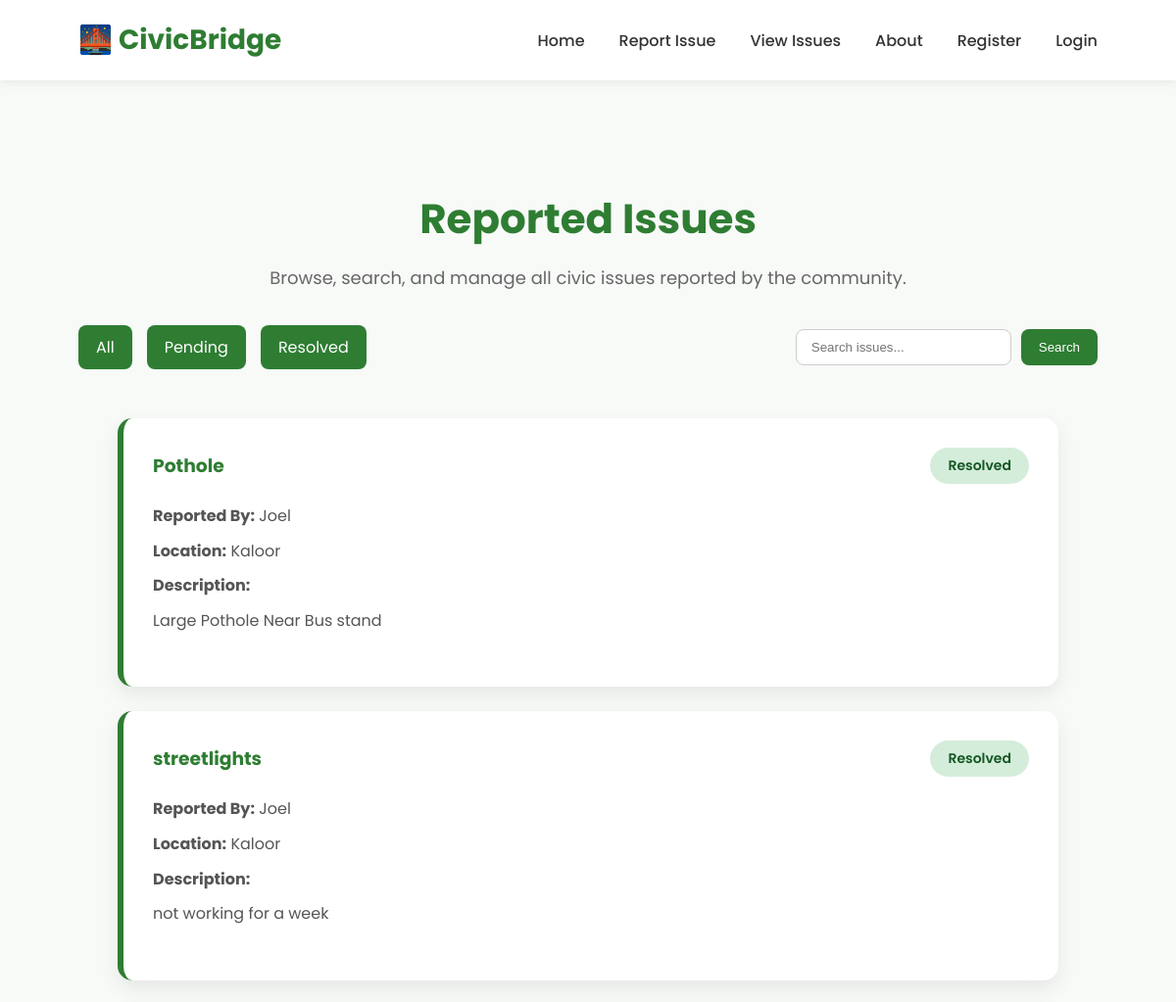
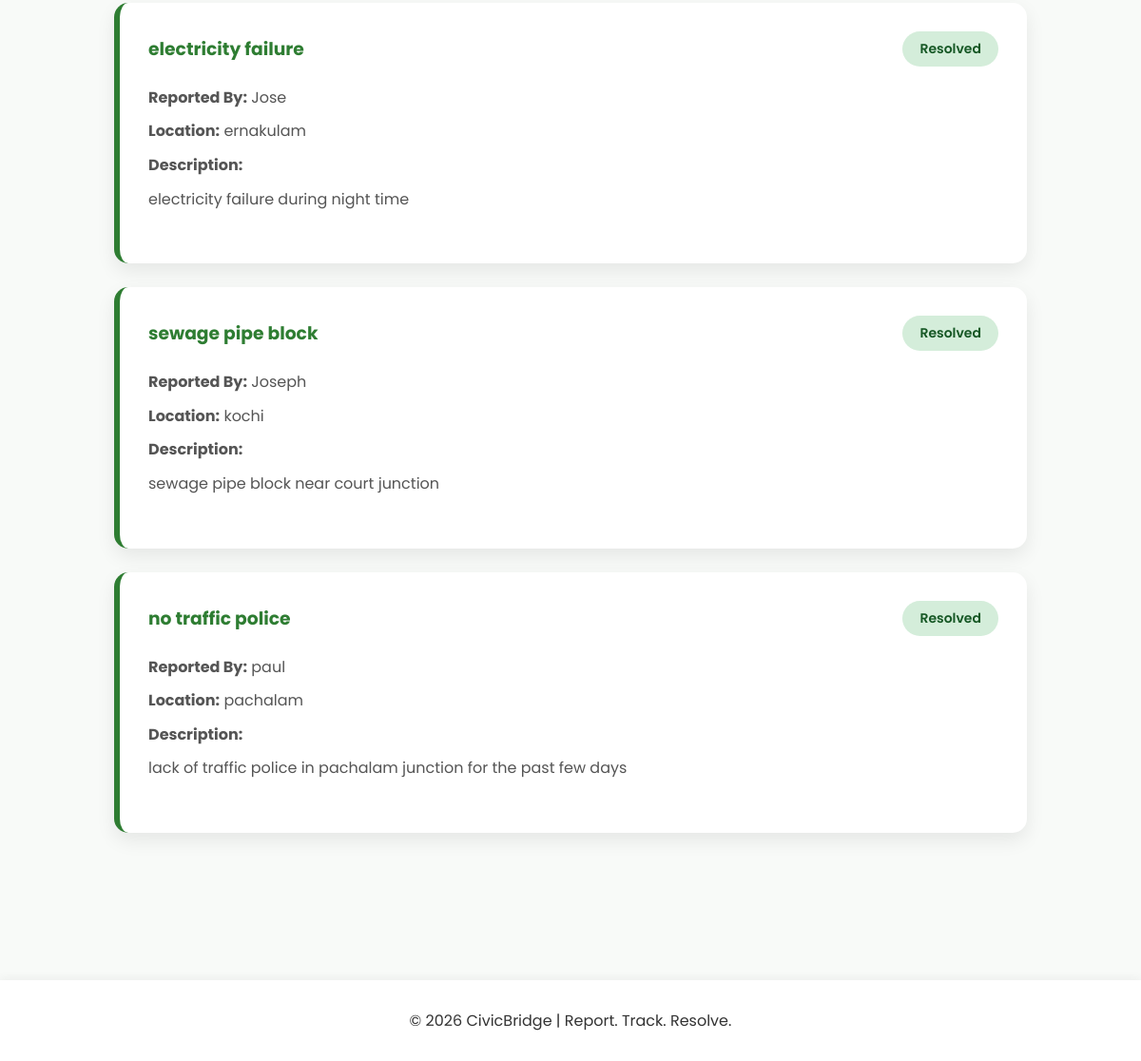
Page /issues?status=Resolved on the committed database (2 pictures, top to bottom).
### tables this page shows
CREATE TABLE reports (
    id INTEGER PRIMARY KEY AUTOINCREMENT,
    name TEXT,
    location TEXT,
    title TEXT,
    description TEXT
, status TEXT, username TEXT);

### app/app.py (the view)
@app.route("/issues")
def issues():
    conn = sqlite3.connect("civicbridge.db")
    cursor=conn.cursor()
    status=request.args.get("status")
    search=request.args.get("search")
    if search:
        cursor.execute(
            "SELECT * FROM reports WHERE title LIKE ?",
            (f"%{search}%",)
        )
    elif status:
        cursor.execute(
            "SELECT * FROM reports WHERE status=?",
            (status,)
        )
    else:
        cursor.execute("SELECT * from reports")
    reports=cursor.fetchall()
    conn.close()
    return render_template("issues.html", reports=reports)

### app/templates/issues.html (shortened to what this page needs)
{% extends "base.html" %}
{% block content %}
<section class="issues-header">
    <h1>Reported Issues</h1>
    <p>
        Browse, search, and manage all civic issues reported by the community.
    </p>
    <div class="filter-bar">
        <div class="filter-links">
            <a href="/issues">All</a>
            <a href="/issues?status=Pending">Pending</a>
            <a href="/issues?status=Resolved">Resolved</a>
        </div>
        <form method="get" action="/issues" class="search-form">
            <input
                type="text"
                name="search"
                placeholder="Search issues..."
                value="{{ request.args.get('search', '') }}"
            >
            <button type="submit">
                Search
            </button>
        </form>
    </div>
</section>
<div class="issues-container">
{% if reports %}
    {% for report in reports %}
    <div class="issue-card">
        <div class="issue-top">
            <h3>{{ report[3] }}</h3>
            {% if report[5] == "Resolved" %}
                <span class="status resolved">
                    Resolved
                </span>
            {% else %}
                <span class="status pending">
                    Pending
                </span>
            {% endif %}
        </div>
        <p><strong>Reported By:</strong> {{ report[1] }}</p>
        <p><strong>Location:</strong> {{ report[2] }}</p>
        <p><strong>Description:</strong></p>
        <p>{{ report[4] }}</p>
    </div>
    {% endfor %}
{% endif %}
</div>
{% endblock %}

### app/static/style.css (style rules this page uses)
* { margin:0; padding:0; box-sizing:border-box; }
body { font-family:'Poppins',sans-serif; background:#f8faf8; color:#333; }
.status { display:inline-block; padding:8px 18px; border-radius:30px; font-size:14px; font-weight:600; }
.resolved { background:#d4edda; color:#155724; }
.issues-header { padding:60px 0 30px; text-align:center; }
.issues-header h1 { font-size:42px; color:#2e7d32; margin-bottom:15px; }
.issues-header p { color:#666; font-size:18px; margin-bottom:35px; }
.filter-bar { display:flex; justify-content:space-between; align-items:center; flex-wrap:wrap; gap:20px; }
.filter-links { display:flex; gap:15px; }
.filter-links a { text-decoration:none; background:#2e7d32; color:white; padding:10px 18px; border-radius:8px; transition:0.3s; }
.search-form { display:flex; gap:10px; }
.search-form input { padding:10px 15px; border:1px solid #ccc; border-radius:8px; width:220px; }
.search-form button { background:#2e7d32; color:white; border:none; padding:10px 18px; border-radius:8px; cursor:pointer; transition:0.3s; }
.issue-card { background:white; padding:30px; border-radius:15px; border-left:6px solid #2e7d32; box-shadow:0 8px 20px rgba(0,0,0,0.08); margin-bottom:25px; transition:0.3s; }
.issue-top { display:flex; justify-content:space-between; align-items:center; margin-bottom:20px; }
.issue-top h3 { color:#2e7d32; margin:0; }
.issue-card p { color:#555; margin:10px 0; line-height:1.6; }
.issues-container { max-width:1000px; margin:0 auto; padding:20px; }

### rows in the picture
reports: title "Pothole", status "Resolved", name "Joel", location "Kaloor", description "Large Pothole Near Bus stand"
reports: title "streetlights", status "Resolved", name "Joel", location "Kaloor", description "not working for a week"
reports: title "electricity failure", status "Resolved", name "Jose", location "ernakulam", description "electricity failure during night time"
reports: title "sewage pipe block", status "Resolved", name "Joseph", location "kochi", description "sewage pipe block near court junction"
reports: title "no traffic police", status "Resolved", name "paul", location "pachalam", description "lack of traffic police in pachalam junction for the past few days"
